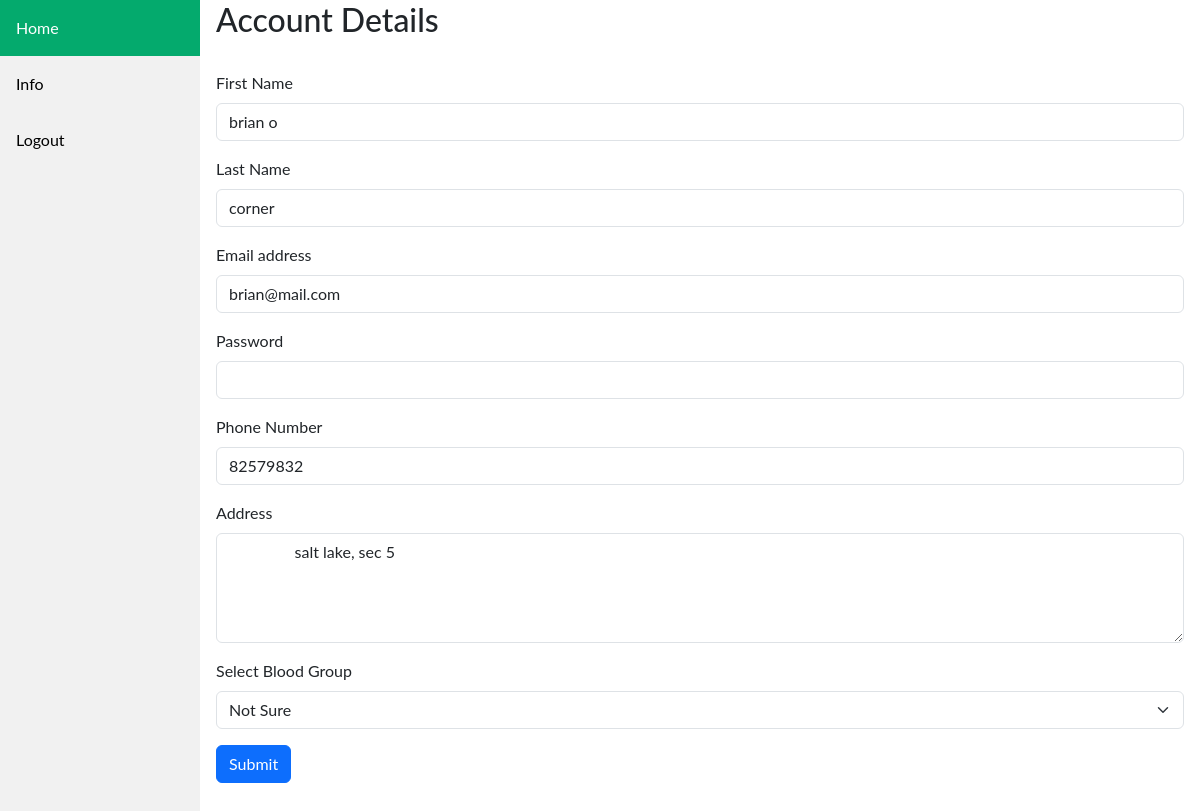
The page /ricipient/info/ (signed in) on the database its author committed.
### core/models.py (models this page shows)
class User(AbstractBaseUser, PermissionsMixin):
    first_name = models.CharField(max_length=15)
    last_name = models.CharField(max_length=15)
    email = models.EmailField(max_length=200, unique=True)
    address = models.TextField(null=True)
    phone = models.BigIntegerField(null=True, unique=True)
    status = models.BooleanField(default=False)
    is_donor = models.BooleanField(default=False, null=True)
    is_receipient = models.BooleanField(default=False, null=True)
    is_hospital_stff = models.BooleanField(null=True,default=False)
    blood_group = models.ForeignKey(Bloodstock, on_delete=models.CASCADE, null=True)
    is_manager = models.BooleanField(default=False, null=True)
    is_active = models.BooleanField(default=True)
    is_staff = models.BooleanField(default=False)
    is_superuser = models.BooleanField(default=False)
    objects = UserManager()
    USERNAME_FIELD = "email"
    REQUIRED_FIELDS = ["first_name", "last_name"]
    def __str__(self):
        return self.email

### ricipient/views.py (the view)
# urls.py: path("info/",InfoView,name="info"),
def InfoView(request):
    if request.method == "POST":
        data = request.POST
        firstname = data.get("first_name")
        lastname = data.get("last_name")
        email = data.get("email")
        password = data.get("password")
        phone = data.get("phone")
        address = data.get("address")
        blood_group = data.get("blood_group")
        user = User.objects.get(id=request.user.id)
        if firstname:
            user.first_name = firstname
            user.save()
        else:
            pass
        if lastname:
            user.last_name = lastname
            user.save()
        else:
            pass
        if email:
            user.email = email
            user.save()
        else:
            pass
        if address:
            user.address = address
            user.save()
        else:
            pass
        if phone:
            user.phone = phone
            user.save()
        else:
            pass
        if password:
            user.set_password(password)
            user.save()
            login(request, user)
        else:
            pass
        if blood_group:
            user.blood_group = blood_group
            user.save()
        else:
            pass
        return redirect("/ricipient/login/")
    else:
        user = request.user
        if user.is_authenticated:
            if user.is_receipient:
                user_obj = User.objects.get(email=user.email)
                print(user_obj)
                context = {"data": user_obj}
                return render(request, "dashboard/r_info.html", context)
            else:
                return HttpResponse("bad request!")
        else:
            return redirect("/ricipient/login/")

### ricipient/templates/dashboard/r_info.html (shortened to what this page needs)
{% extends "base_donor.html" %}
{% block sidebar %}
<div class="content">
    <h2>Account Details</h2>
    <br>
    <form method="post">
        <div class="mb-3">
            <label for="first_name" class="form-label">First Name</label>
            <input type="text" class="form-control" value="{{data.first_name}}" name="first_name" id="first_name" required>
          </div>
          <div class="mb-3">
            <label for="last_name" class="form-label">Last Name</label>
            <input type="text" class="form-control" value="{{data.last_name}}" name="last_name" id="last_name" required>
          </div>
        <div class="mb-3">
          <label for="email" class="form-label">Email address</label>
          <input type="email" class="form-control" value="{{data.email}}" name="email" id="email" aria-describedby="enter email" required>
        </div>
        <div class="mb-3">
          <label for="password" class="form-label">Password</label>
          <input type="password" class="form-control"  name="password" id="password">
        </div>
        <div class="mb-3">
            <label for="phone" class="form-label">Phone Number</label>
            <input type="text" class="form-control" value="{{data.phone}}" name="phone" id="phone" required>
          </div>
          <div class="mb-3">
            <label for="address" class="form-label">Address</label>
            <textarea class="form-control" name="address" id="address" rows="4" required>
                {{data.address}}
            </textarea>
          </div>
          <div class="mb-3">
            <label class="form-label" for="blood_group">Select Blood Group</label>
            <select name="blood_group" id="blood_group" class="form-select" aria-label="select blood group"
            >
                <option value="not sure" {% if data.blood_group == 'not sure' %} selected {% endif %}>Not Sure
                </option>
            </select>
        </div>
        <button type="submit" class="btn btn-primary">Submit</button>
      </form>
  </div>
{% endblock %}

### donor/templates/sidebar.html (style rules this page uses)
div.content { margin-left: 200px; padding: 1px 16px; height: 1000px; }

### rows shown on the page
User: first_name "brian o", last_name "corner", email "brian@mail.com", phone "82579832", address "salt lake, sec 5"
